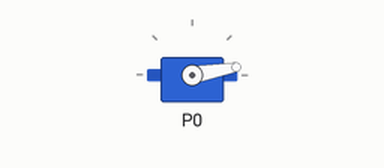
This program was run on a simulated BBC micro:bit (MakeCode). On the bench: servo.

Above: at 0.05 s.
At 1.15 s:
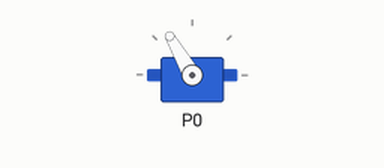
At 2.3 s:
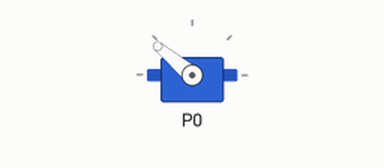
At 4.6 s:
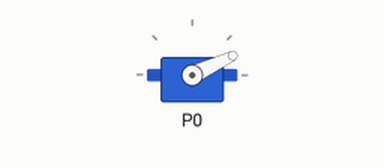
Timing chart, 0 to 6.5 s (numbered marks = the images above):
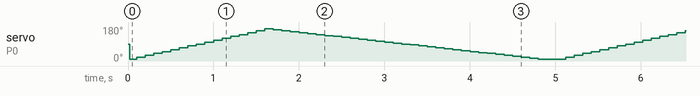

The program:

main.ts
```typescript
let Angle = 0
servos.P0.setAngle(90)
servos.P0.setRange(10, 170)
basic.forever(function () {
    for (let index = 0; index <= 16; index++) {
        Angle = index * 10 + 10
        servos.P0.setAngle(Angle)
        basic.pause(100)
    }
    for (let index = 0; index <= 32; index++) {
        Angle += -5
        servos.P0.setAngle(Angle)
        basic.pause(100)
    }
})
```

test.ts
```typescript
// les tests vont ici ; cela ne sera pas compilé si ce paquet est utilisé en tant qu'extension.
```
